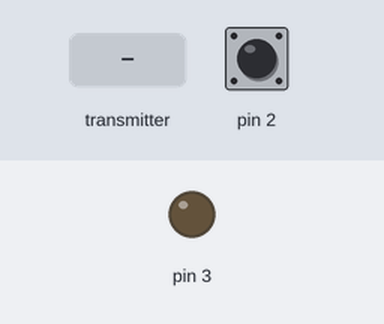
Bench run of a sketch on a simulated Arduino Uno, built with avr-gcc and run on an emulated ATmega328P. Shown: output pins drawn as LEDs (lit = HIGH). The inputs (shaded band) are chosen by the test bench; at power-on: pin 2 HIGH. No radio packets arrive unless stated.

Above: at 1.2 s.
1.3 s: the transmitter starts sending rcv = 0
At 2.2 s:
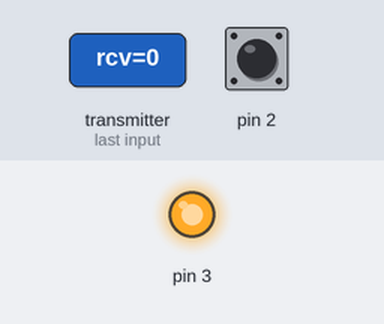
2.8 s: the transmitter starts sending rcv = 256
At 3.4 s:
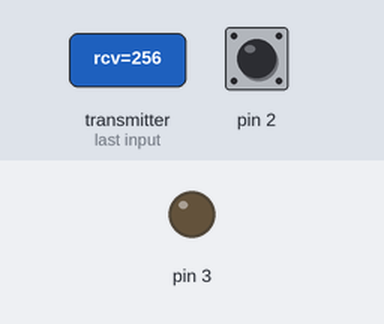
Timing chart, 0 to 5.8 s (numbered marks = the images above; inputs shaded):
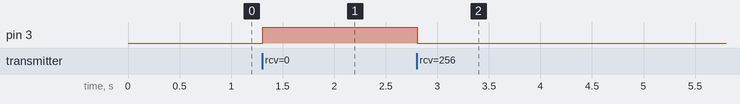

Measured:
- after the input at 1.3 s, pin 3: LOW → HIGH at once
- after the input at 2.8 s, pin 3: HIGH → LOW at once

The sketch:

Receiver.ino
```cpp
/*
Coded By : A_Asaker
NRF:-V+ -> Arduino(3.3V) ***IMPORTANT***
    -GND-> Arduino(GND)
    -CSN-> Arduino(8)
    -CE -> Arduino(7)
    -MOSI->Arduino(11)
    -MISO->Arduino(12)
    -SCK-> Arduino(13)

led -> arduino(3)
push button -> arduino(2)
 */

#include <RF24.h>
#include <nRF24L01.h>
#include <SPI.h>

const byte addresses[][6] = {"00001", "00002"};
RF24 radio(7, 8); // CE, CSN
int st, rcv;
void setup() {
  pinMode(3, OUTPUT);
  pinMode(2, INPUT);
  digitalWrite(2,HIGH);// pull-up resistor through code
  radio.begin();
  radio.openWritingPipe(addresses[1]);
  radio.openReadingPipe(1, addresses[0]); // 00002
  radio.setPALevel(RF24_PA_LOW);
}

void loop() {
  delay(5);
  radio.startListening();//start working as a receiver
  if (radio.available()) {
    while (radio.available()) {
      radio.read(&rcv, sizeof(st));//receive
      digitalWrite(3, !(int)rcv);// it's pulled up --> so it reads 1 as 0 vice versa
    }
  }
  delay(5);
  radio.stopListening();//start working as a sender
  st = digitalRead(2);
  radio.write(&st, sizeof(st));//send
}
```
